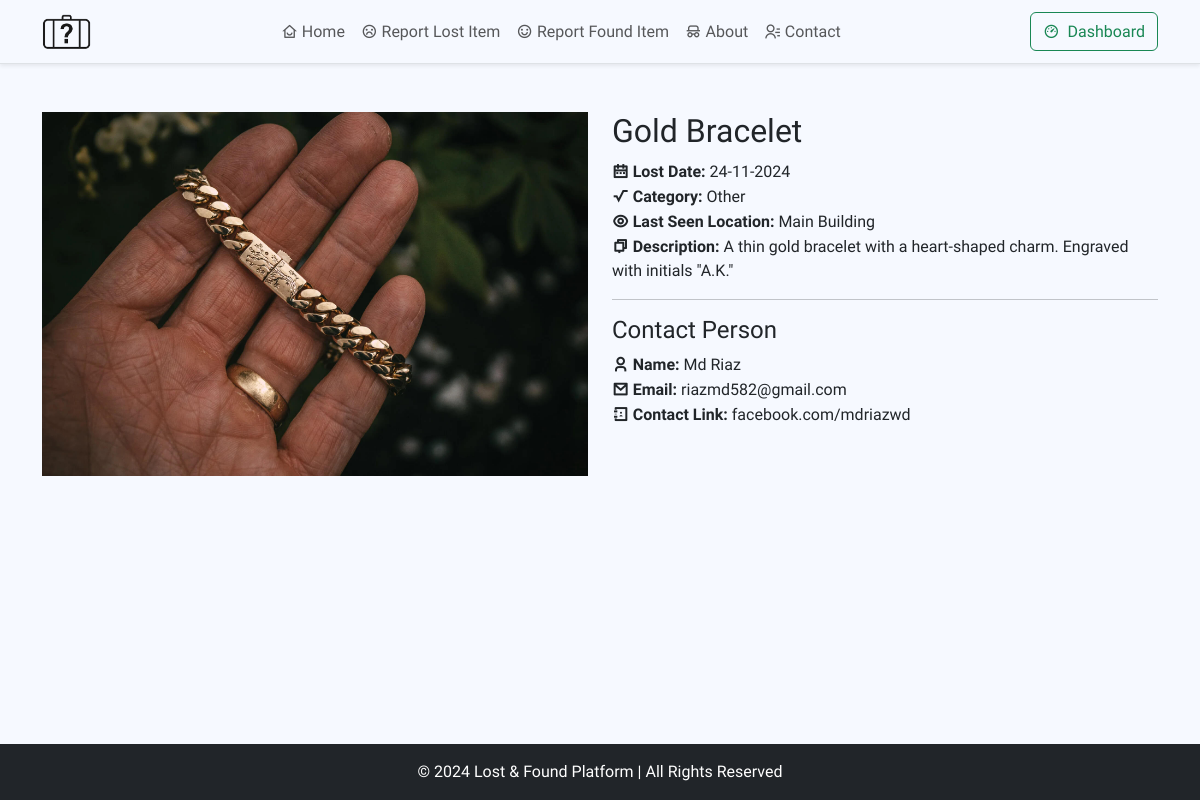
/views/item_details.php?id=14 (signed in), run on the app's committed database.
### tables this page shows
CREATE TABLE `items` (
  `id` int(11) NOT NULL,
  `user_id` int(11) DEFAULT NULL,
  `name` varchar(100) DEFAULT NULL,
  `description` text DEFAULT NULL,
  `category` varchar(50) DEFAULT NULL,
  `location` varchar(100) DEFAULT NULL,
  `status` enum('lost','found') DEFAULT 'lost',
  `photo` varchar(255) DEFAULT NULL,
  `date` date DEFAULT NULL,
  `created_at` timestamp NULL DEFAULT current_timestamp(),
  `proof_photo` varchar(255) DEFAULT NULL
);

CREATE TABLE `users` (
  `id` int(11) NOT NULL,
  `name` varchar(100) DEFAULT NULL,
  `email` varchar(100) DEFAULT NULL,
  `password` varchar(255) DEFAULT NULL,
  `contact_link` varchar(255) DEFAULT NULL,
  `created_at` timestamp NULL DEFAULT current_timestamp()
);

### views/item_details.php (the view, shortened to what this page needs)
<?php include('../includes/header.php'); ?>
<?php require_once '../backend/config.php'; ?>
<?php
$item_id = $_GET['id'];
$stmt = $conn->prepare("SELECT * FROM items WHERE id = ?");
$stmt->bind_param("i", $item_id);
$stmt->execute();
$result = $stmt->get_result();
$item = $result->fetch_assoc();
$user_id = $item['user_id'];
$stmt2 = $conn->prepare("SELECT * FROM users WHERE id = ?");
$stmt2->bind_param("i", $user_id);
$stmt2->execute();
$result2 = $stmt2->get_result();
$item2 = $result2->fetch_assoc();
?>
<div class="container mt-5">
    <div class="row">
        <div class="col-md-6">
            <img src="<?php echo $item['photo']; ?>" class="img-fluid" alt="Item">
        </div>
        <div class="col-md-6">
          <h2><?php echo $item['name']; ?></h2>
            <p class="mb-0"><strong class="text-capitalize"><i class="ri-calendar-2-line"></i> <?php echo $item['status']; ?> Date:</strong> <?php echo date("d-m-Y", strtotime($item['date'])); ?></p>
            <p class="mb-0"><strong><i class="ri-square-root"></i> Category:</strong> <?php echo $item['category']; ?></p>
            <p class="mb-0"><strong><i class="ri-eye-line"></i> Last Seen Location:</strong> <?php echo $item['location']; ?></p>
            <p class="mb-0"><strong><i class="ri-aed-electrodes-line"></i> Description:</strong> <?php echo $item['description']; ?></p>
            <hr>
            <h4>Contact Person</h4>
            <p class="mb-0"><strong> <i class="ri-user-3-line"></i> Name:</strong> <?php echo $item2['name']; ?></p>
            <p class="mb-0"><strong><i class="ri-mail-line"></i> Email:</strong> <?php echo $item2['email']; ?></p>
            <p class="mb-0"><strong><i class="ri-contacts-book-3-line"></i> Contact Link:</strong> <?php echo $item2['contact_link']; ?></p>
        </div>
    </div>
</div>
<?php include('../includes/footer.php'); ?>

### assets/css/styles.css (style rules this page uses)
html, body { font-family: "Lexend", serif; font-optical-sizing: auto; font-weight: normal; font-style: normal; height: 100%; background-color: #f6f9ff; }

### data on the page
items: photo (picture), name "Gold Bracelet", status "Lost", date "24-11-2024", category "Other", location "Main Building", description "A thin gold bracelet with a heart-shaped charm. Engraved with initials \"A.K.\""
users: name "Md Riaz", email "riazmd582@gmail.com", contact_link "facebook.com/mdriazwd"
